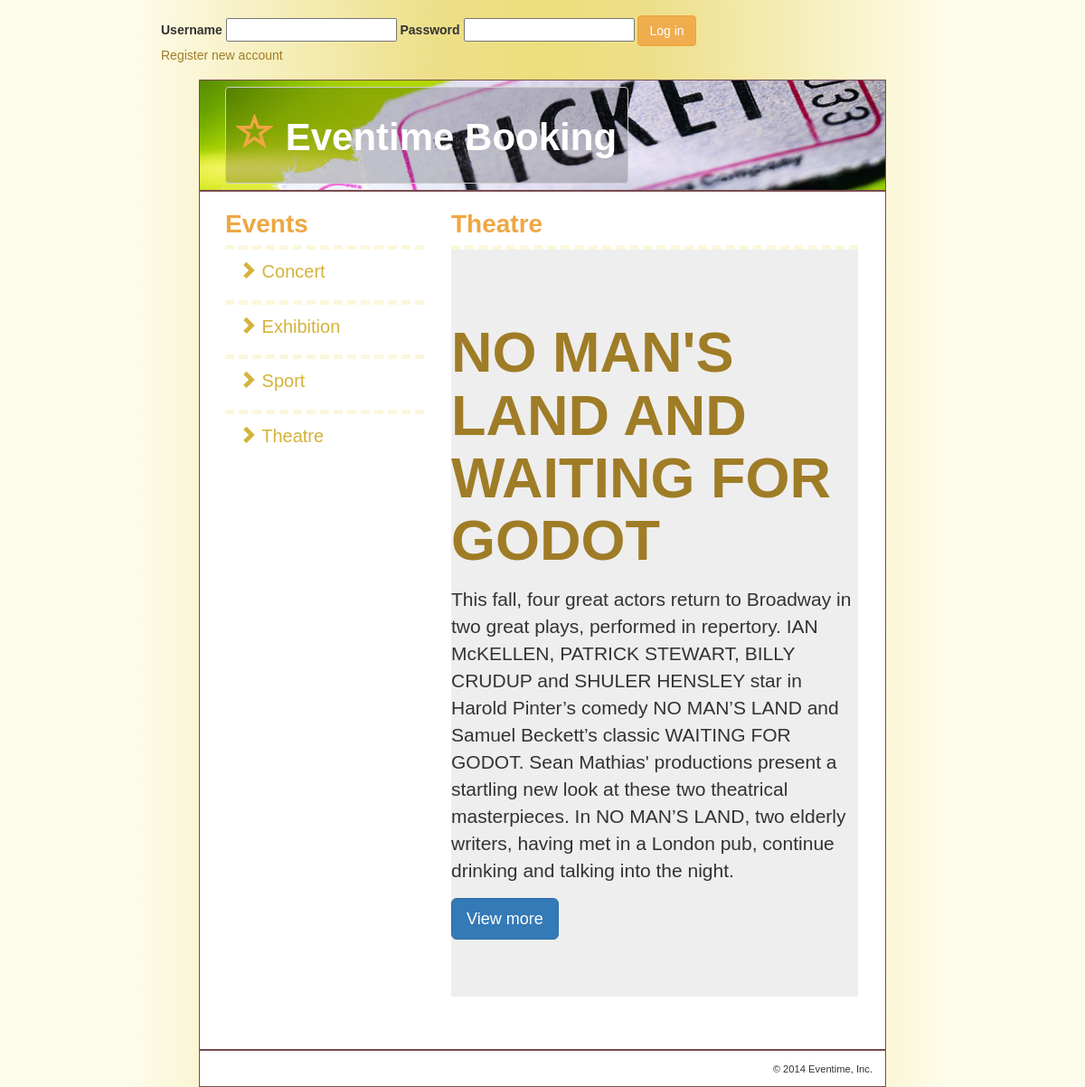
The page / on the database its author committed.
### tables this page shows
CREATE TABLE IF NOT EXISTS `types` (
  `type_id` int(11) NOT NULL,
  `type_name` varchar(255) NOT NULL COMMENT 'Jméno typu',
  PRIMARY KEY (`type_id`)
);

CREATE TABLE IF NOT EXISTS `events` (
  `event_id` int(10) NOT NULL,
  `event_title` varchar(100) NOT NULL,
  `event_contact_name` varchar(50) NOT NULL,
  `event_contact_surname` varchar(50) NOT NULL,
  `event_company` varchar(50) NOT NULL,
  `event_type` int(10) NOT NULL,
  `event_description` text NOT NULL,
  `event_price` int(10) NOT NULL,
  PRIMARY KEY (`event_id`)
);

### model/category_db.php (called while the page is built)
<?php
function get_categories() {
    global $db;
    $query = 'SELECT * FROM types
              ORDER BY type_name';
    $result = $db->query($query);
    return $result;
}
function get_category_name($category_id) {
    global $db;
    $query = "SELECT * FROM types
              WHERE type_id = $category_id";
    $category = $db->query($query);
    $category = $category->fetch();
    $category_name = $category['type_name'];
    return $category_name;
}
?>

### model/product_db.php (called while the page is built, shortened)
<?php
function get_products_by_category($category_id) {
    global $db;
    $query = "SELECT * FROM events
              WHERE events.event_type = '$category_id'
              ORDER BY event_id";
    $products = $db->query($query);
    return $products;
}
?>

### product_list.php (the view)
<?php include '/view/header.php'; ?>
<div id="main">
    <div id="sidebar">
        <h1>Events</h1>
        <ul class="nav">
            <?php foreach ($categories as $category) : ?>
                <li>
                    <a href="?category_id=<?php echo $category['type_id']; ?>">
                        <span class="glyphicon glyphicon-chevron-right"></span>
                        <?php echo $category['type_name']; ?>
                    </a>
                </li>
            <?php endforeach; ?>
        </ul>
    </div>
    <div id="content">
        <h1><?php echo $category_name; ?></h1>
        <ul class="nav">
            <?php foreach ($products as $product) : ?>
                <li>
                    <div class="jumbotron">
                        <h1><a href="?action=view_product&product_id=<?php echo $product['event_id']; ?>">
                                <?php echo $product['event_title']; ?>
                            </a></h1>
                        <p><?php echo $product['event_description']; ?></p>
                        <p><a href="?action=view_product&product_id=<?php echo $product['event_id']; ?>" class="btn btn-primary btn-lg" role="button">View more</a></p>
                    </div>
                </li>
            <?php endforeach; ?>
        </ul>
    </div>
</div>

### style/main.css (style rules this page uses)
body { margin-top: 0; background: rgb(254,252,234); background: -moz-linear-gradient(left, rgba(254,252,234,1) 0%, rgba(254,252,234,1) 12%, rgba(237,223,137,1) 40%, rgba(237,222,125,1) 50%, rgba(237,223,137,1) 60%, rgba(254,252,234,1) 87%, rgba(254,252,234,1) 100%); background: -webkit-gradient(linear, left top, right top, color-stop(0%,rgba(254,252,234,1)), color-stop(12%,rgba(254,252,234,1)), color-stop(40%,rgba(237,223,137,1)), color-stop(50%,rgba(237,222,125,1)), color-stop(60%,rgba(237,223,137,1)), color-stop(87%,rgba(254,252,234,1)), color-stop(100%,rgba(254,252,234,1))); background: -webkit-linear-gradient(left, rgba(254,252,234,1) 0%,rgba(254,252,234,1) 12%,rgba(237,223,137,1) 40%,rgba(237,222,125,1) 50%,rgba(237,223,137,1) 60%,rgba(254,252,234,1) 87%,rgba(254,252,234,1) 100%); background: -o-linear-gradient(left, rgba(254,252,234,1) 0%,rgba(254,252,234,1) 12%,rgba(237,223,137,1) 40%,rgba(237,222,125,1) 50%,rgba(237,223,137,1) 60%,rgba(254,252,234,1) 87%,rgba(254,252,234,1) 100%); background: -ms-linear-gradient(left, rgba(254,252,234,1) 0%,rgba(254,252,234,1) 12%,rgba(237,223,137,1) 40%,rgba(237,222,125,1) 50%,rgba(237,223,137,1) 60%,rgba(254,252,234,1) 87%,rgba(254,252,234,1) 100%); background: linear-gradient(to right, rgba(254,252,234,1) 0%,rgba(254,252,234,1) 12%,rgba(237,223,137,1) 40%,rgba(237,222,125,1) 50%,rgba(237,223,137,1) 60%,rgba(254,252,234,1) 87%,rgba(254,252,234,1) 100%); filter: progid:DXImageTransform.Microsoft.gradient( startColorstr='#fefcea', endColorstr='#fefcea',GradientType=1 ); font-family: Arial, Helvetica, sans-serif; }
h1 { color: #efa742!important; font-size: 200%; margin: 0; padding: .5em 0 .25em; text-decoration: none; font-weight: bold; }
ul { margin: 0 0 1em 0; padding: 0 0 0 2.5em; }
a { color: #9f7c26; }
li { margin: 0; padding: 0; }
ul.nav { list-style-type: none; margin-left: 0; padding-left: 0; }
ul.nav li { padding-bottom: 0.5em; border-top: 5px dashed #fbf7db; }
.nav>li>a { color: #d5b23a; font-size: 20px; }
#main { margin: 0; padding: .5em 2em; }
#sidebar { float: left; width: 250px; padding-right: 30px; }
#content { float: left; width: 450px; padding-bottom: 1.5em; }

### rows shown on the page
types: type_name "Concert"
types: type_name "Exhibition"
types: type_name "Sport"
types: type_name "Theatre"
events: event_title "NO MAN'S LAND AND WAITING FOR GODOT", event_description "This fall, four great actors return to Broadway in two great plays, performed in repertory. IAN McKELLEN, PATRICK STEWART, BILLY CRUDUP and SHULER HENSLEY star in Harold Pinter’s comedy NO MAN’S LAND and Samuel Beckett’s classic WAITING FOR GODOT. Sean Mathias' productions present a startling new look at these two theatrical masterpieces. In NO MAN’S LAND, two elderly writers, having met in a London pub, continue drinking and talking into the night."
